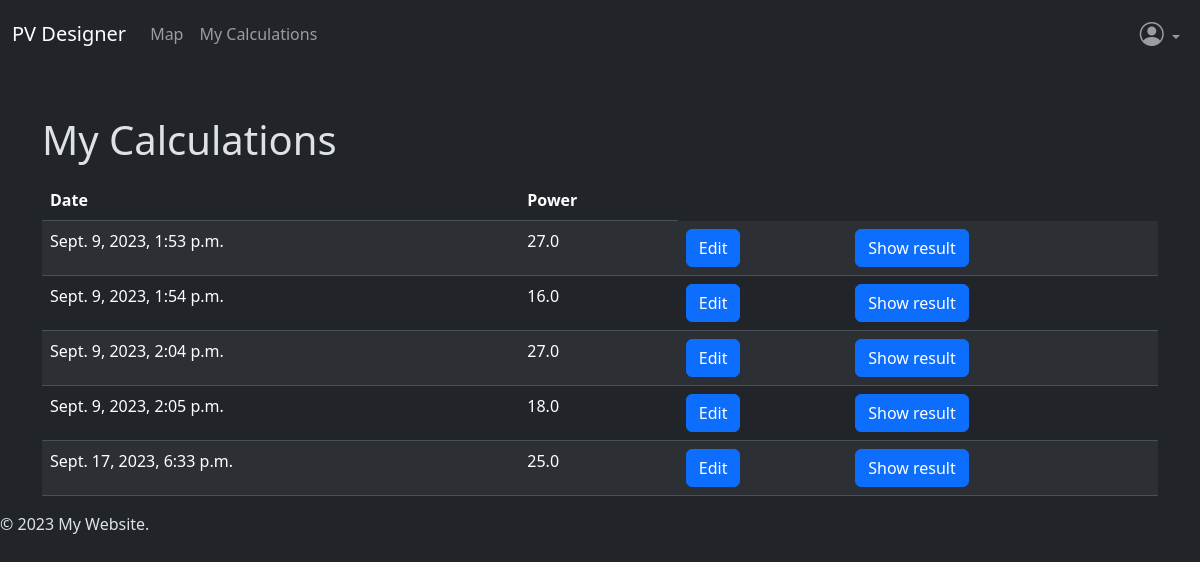
The app's page /calculations/ (signed in), older data.
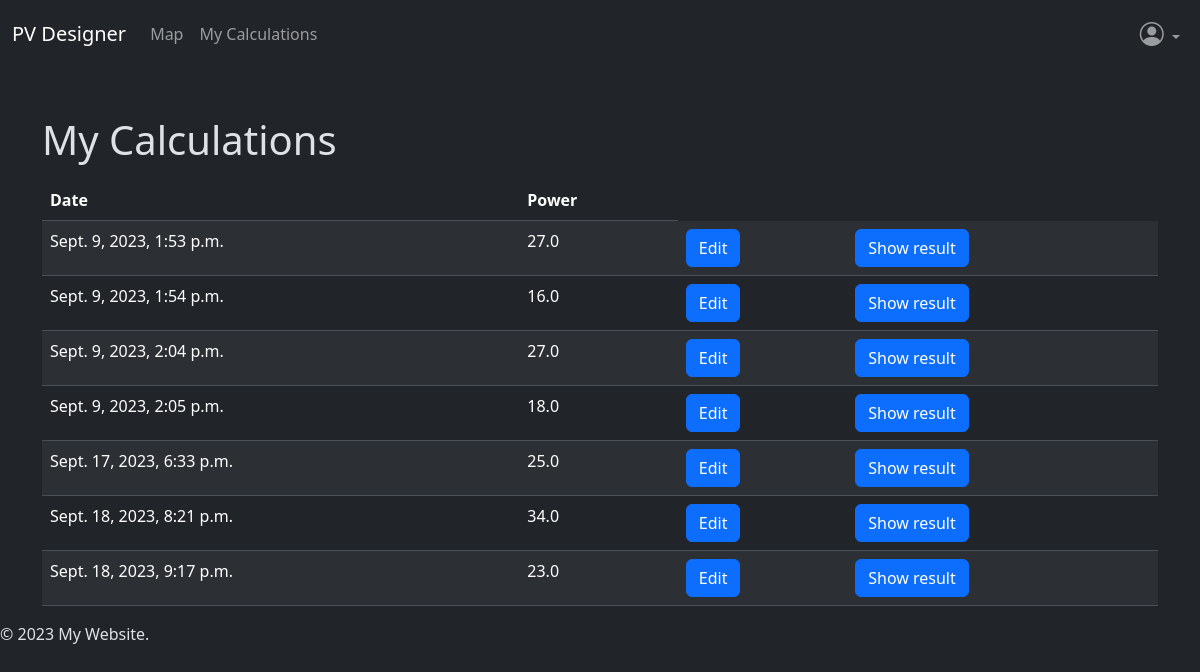
The same page, newer data.
### web_pv_designer/models.py (models this page shows, shortened)
class SolarPVCalculator(models.Model):
    user = models.ForeignKey(CustomUser, on_delete=models.CASCADE, null=True)
    installed_peak_power = models.FloatField()
    system_loss = models.FloatField()
    mounting_position = models.CharField(max_length=20, choices=(
        ('option1', 'Free standing'),
        ('option2', 'Roof added'),
    ))
    slope = models.FloatField()
    azimuth = models.FloatField()
    optimize_slope = models.BooleanField(default=False)
    optimize_slope_and_azimuth = models.BooleanField(default=False)
    pv_electricity_price = models.BooleanField(default=False)
    pv_system_cost = models.FloatField(blank=True, null=True)
    interest = models.FloatField(blank=True, null=True)
    lifetime = models.IntegerField(blank=True, null=True)
    latitude = models.FloatField(blank=True, null=True)
    longitude = models.FloatField(blank=True, null=True)
    created_at = models.DateTimeField(auto_now_add=True)
    map_data = models.ForeignKey(MapData, on_delete=models.CASCADE, null=True)

### web_pv_designer/views.py (the view)
# urls.py: path('calculations/', views.calculations_list, name='calculations'),
def calculations_list(request):
    records = SolarPVCalculator.objects.filter(user=request.user)
    context = {'records': records}
    return render(request, 'user_calculations.html', context)

### web_pv_designer/templates/user_calculations.html
{% extends 'base.html' %}
{% block content %}
    <div class="container mt-5">
        <h1>My Calculations</h1>
        <table class="table table-striped mt-3">
            <thead>
            <tr>
                <th>Date</th>
                <th>Power</th>
            </tr>
            </thead>
            <tbody>
            {% for record in records %}
                <tr>
                    <td>{{ record.created_at }}</td>
                    <td>{{ record.installed_peak_power }}</td>
                    <td><a href="{% url 'map' %}?record_id={{ record.map_data.id }}" class="btn btn-primary">Edit</a></td>
                    <td><a href="{% url 'get_pdf_result' %}?calculation_id={{ record.id }}" class="btn btn-primary">Show result</a></td>
                </tr>
            {% endfor %}
            </tbody>
        </table>
    </div>
{% endblock %}

Row changes from the older to the newer data that the page shows:
added SolarPVCalculator: created_at "Sept. 18, 2023, 8:21 p.m.", installed_peak_power "34.0"
added SolarPVCalculator: created_at "Sept. 18, 2023, 9:17 p.m.", installed_peak_power "23.0"
